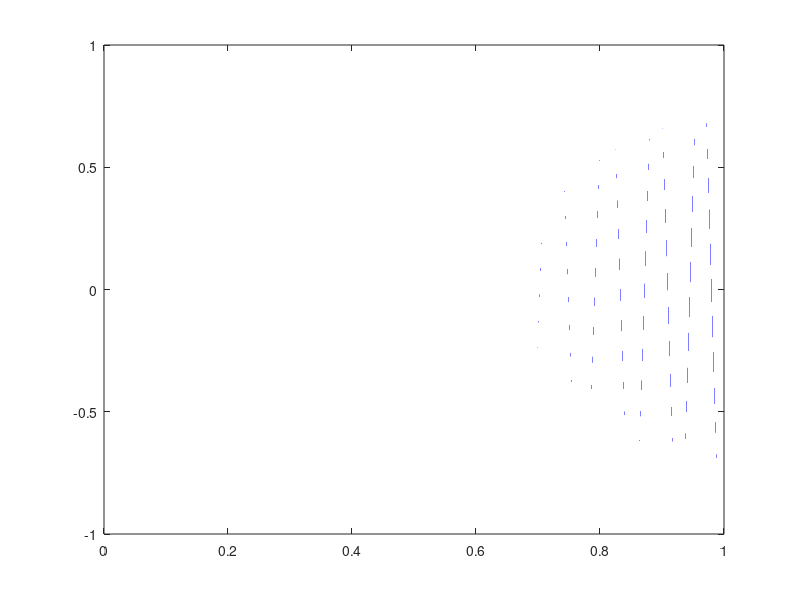

MATLAB code for this plot: (Note: a time limit stopped this script after it produced the figure.)
Fsl = 8*10^6; 
% ff = 800 ;  
f11l = 0.1;             f22l = 15; 


T1l= 1;
t1l = 0:1/Fsl:T1l ;  

B= f22l -f11l  ;
V_D= 0.3 ;

 Chirp = cos((2.* pi.* f11l.*t1l) + ((pi.*B .*t1l.^2)/ T1l));
E_in= 0.002.* sin(2.* pi.* 563*10^4.* t1l);
%E_out = E_in .* (cos(((pi .* V_D)./ (2.* pi)) .*( cos((2.* pi.* f11l.*t1l) + ((pi.*B .*t1l.^2)/ T1l)) - (pi./2))));
E_out_A = E_in .* (cos((((pi .* V_D)./ (2.* pi)) .*Chirp )- (pi./2)));
E_out_P = E_in .* (cos(((pi .* V_D)./ (2.* pi)) .*( Chirp)));

figure
plot (t1l,  Chirp);

figure
plot (t1l, E_in);

figure
plot (t1l, E_out_A);

figure
plot (t1l, E_out_P);


E_out_A_fft = fft(E_out_A);

figure
plot (t1l, E_out_A_fft);

E_out_P_fft = fft(E_out_P);

figure
plot (t1l, E_out_P_fft);
